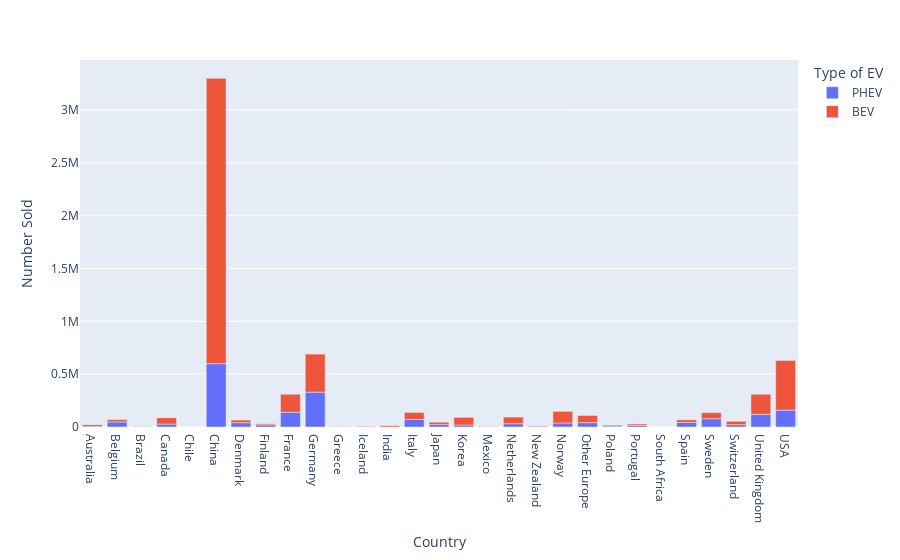

The notebook cell saved with this chart:
### Code cell
fig_5 = px.bar(BEV_sales_2021_df, x="Country", y="Number Sold", color = "Type of EV")
fig_5.write_image("Output/BEV_Sales_by_Country_2021.png")
fig_5.show()

### Figure 1 — Plotly figure (JSON) as saved in the notebook; plotly's stock layout.template omitted (floating-point values rounded to 4 significant figures)
{"data": [{"alignmentgroup": "True", "hovertemplate": "Type of EV=PHEV<br>Country=%{x}<br>Number Sold=%{y}<extra></extra>", "legendgroup": "PHEV", "marker": {"color": "#636efa", "pattern": {"shape": ""}}, "name": "PHEV", "offsetgroup": "PHEV", "orientation": "v", "showlegend": true, "textposition": "auto", "type": "bar", "x": ["Australia", "Belgium", "Brazil", "Canada", "Chile", "China", "Denmark", "Finland", "France", "Germany", "Greece", "Iceland", "India", "Italy", "Japan", "Korea", "Mexico", "Netherlands", "New Zealand", "Norway", "Other Europe", "Poland", "Portugal", "South Africa", "Spain", "Sweden", "Switzerland", "United Kingdom", "USA"], "xaxis": "x", "y": [3400, 48000, 5200, 28000, 300, 600000, 41000, 20000, 140000, 330000, 4800, 4900, 41, 71000, 23000, 19000, 1000, 31000, 3500, 38000, 41000, 8900, 16000, 51, 43000, 78000, 22000, 120000, 160000], "yaxis": "y"}, {"alignmentgroup": "True", "hovertemplate": "Type of EV=BEV<br>Country=%{x}<br>Number Sold=%{y}<extra></extra>", "legendgroup": "BEV", "marker": {"color": "#EF553B", "pattern": {"shape": ""}}, "name": "BEV", "offsetgroup": "BEV", "orientation": "v", "showlegend": true, "textposition": "auto", "type": "bar", "x": ["Australia", "Belgium", "Brazil", "Canada", "Chile", "China", "Denmark", "Finland", "France", "Germany", "Greece", "Iceland", "India", "Italy", "Japan", "Korea", "Mexico", "Netherlands", "New Zealand", "Norway", "Other Europe", "Poland", "Portugal", "South Africa", "Spain", "Sweden", "Switzerland", "United Kingdom", "USA"], "xaxis": "x", "y": [17000, 22000, 2000, 59000, 270, 2700000, 25000, 10000, 170000, 360000, 2200, 4300, 12000, 67000, 22000, 72000, 3300, 63000, 6800, 110000, 68000, 8900, 13000, 220, 25000, 58000, 32000, 190000, 470000], "yaxis": "y"}], "layout": {"barmode": "relative", "legend": {"title": {"text": "Type of EV"}, "tracegroupgap": 0}, "margin": {"t": 60}, "xaxis": {"anchor": "y", "domain": [0, 1], "title": {"text": "Country"}}, "yaxis": {"anchor": "x", "domain": [0, 1], "title": {"text": "Number Sold"}}}}
